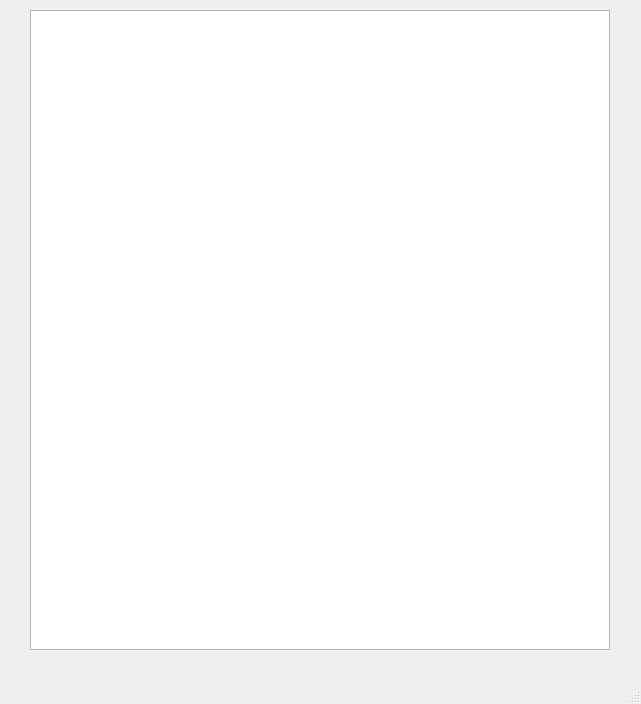
<?xml version="1.0" encoding="UTF-8"?>
<ui version="4.0">
 <class>MainWindow</class>
 <widget class="QMainWindow" name="MainWindow">
  <property name="geometry">
   <rect>
    <x>0</x>
    <y>0</y>
    <width>641</width>
    <height>704</height>
   </rect>
  </property>
  <property name="windowTitle">
   <string>MainWindow</string>
  </property>
  <widget class="QWidget" name="centralwidget">
   <widget class="QGraphicsView" name="graphicsView">
    <property name="geometry">
     <rect>
      <x>30</x>
      <y>10</y>
      <width>580</width>
      <height>640</height>
     </rect>
    </property>
    <property name="minimumSize">
     <size>
      <width>580</width>
      <height>640</height>
     </size>
    </property>
   </widget>
  </widget>
  <widget class="QMenuBar" name="menubar">
   <property name="geometry">
    <rect>
     <x>0</x>
     <y>0</y>
     <width>641</width>
     <height>21</height>
    </rect>
   </property>
  </widget>
  <widget class="QStatusBar" name="statusbar"/>
 </widget>
 <resources/>
 <connections/>
</ui>
